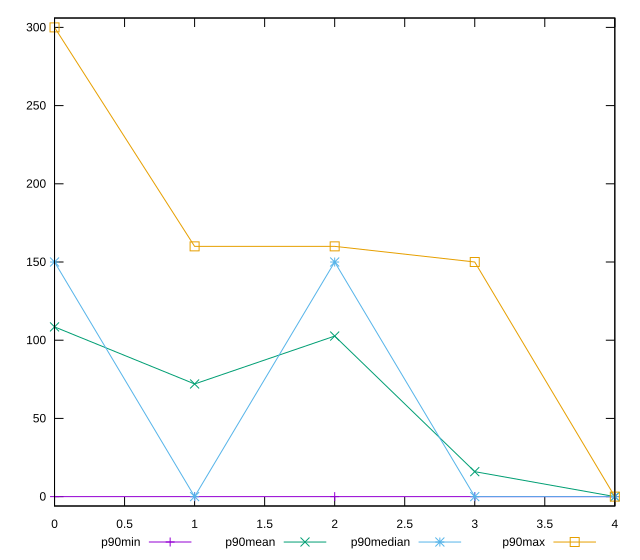

Recreate this plot in gnuplot.
reset

$p90Min <<EOF
0 0
1 0
2 0
3 0
4 0
EOF

$p90Mean <<EOF
0 108.51063829787235
1 72.02127659574468
2 102.65957446808511
3 15.957446808510639
4 0
EOF

$p90Median <<EOF
0 150
1 0
2 150
3 0
4 0
EOF

$p90Max <<EOF
0 300
1 160
2 160
3 150
4 0
EOF

set key outside below
set xrange [0:4]
set yrange [-6:306]
set trange [-6:306]
set terminal svg size 640, 560 enhanced background rgb 'white'
set output "report_00018_2021-02-10T15-25-16.877Z/uses-http2/progression/value.svg"

plot $p90Min title "p90min" with linespoints, \
     $p90Mean title "p90mean" with linespoints, \
     $p90Median title "p90median" with linespoints, \
     $p90Max title "p90max" with linespoints

reset
